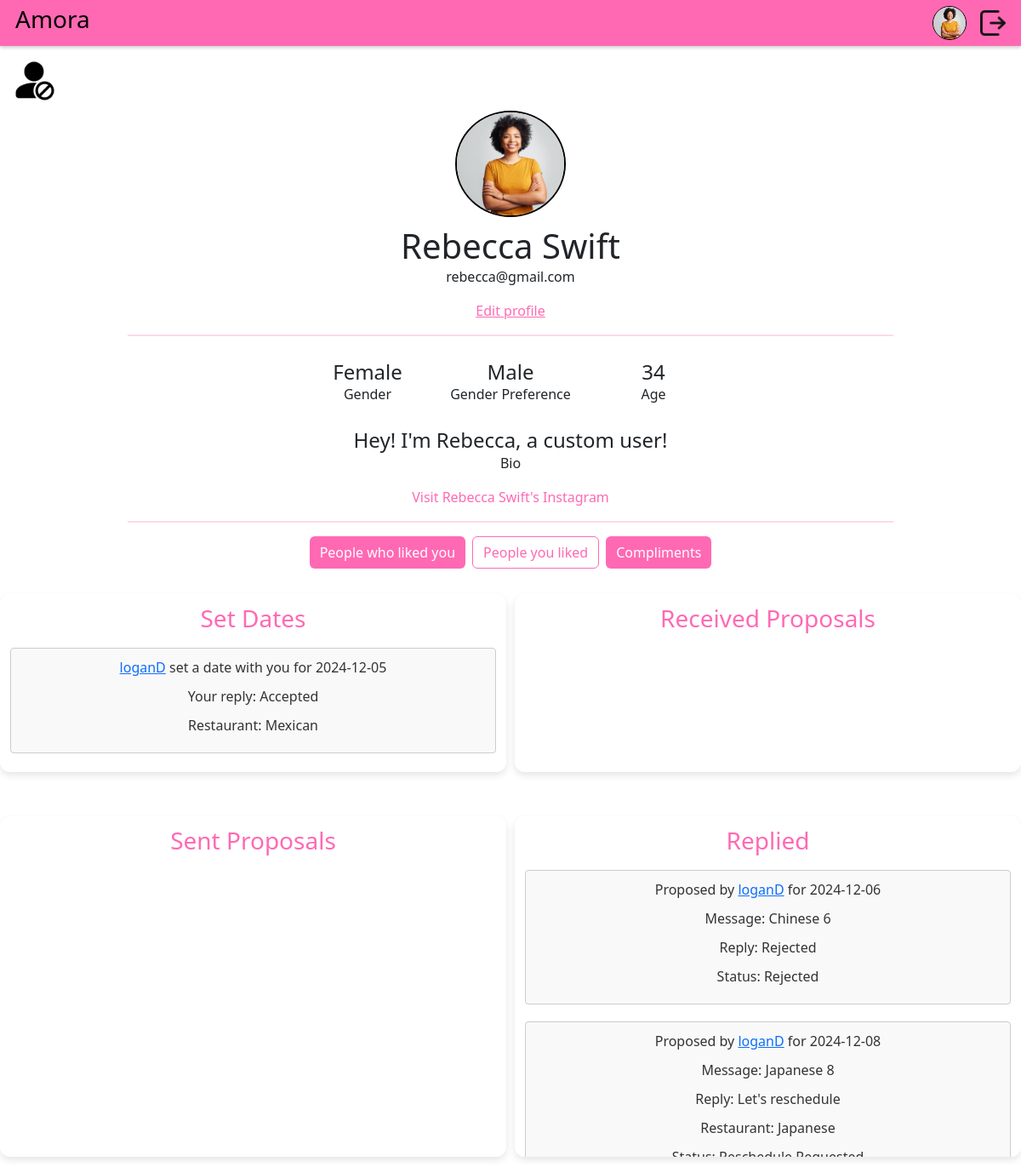
Page /profile/13 (signed in) on the committed database.
### DatingApp/model.py (models this page shows)
class Profile(db.Model):
    id: Mapped[int] = mapped_column(primary_key=True)
    user_id: Mapped[int] = mapped_column(ForeignKey("user.id"), unique=True)
    user: Mapped["User"] = relationship(
        back_populates="profile",
        single_parent=True,
    )
    fullname: Mapped[str] = mapped_column(String(128))
    bio: Mapped[Optional[str]] = mapped_column(Text)
    instagram_username: Mapped[Optional[str]] = mapped_column(String(64))
    birth_year: Mapped[Optional[int]] = mapped_column(Integer)
    age_minimum: Mapped[Optional[int]] = mapped_column(Integer)
    age_maximum: Mapped[Optional[int]] = mapped_column(Integer)
    gender: Mapped[Optional[str]] = mapped_column(String(16))
    genderPreference: Mapped[Optional[str]] = mapped_column(String(16))
    photo_id: Mapped[Optional[int]] = mapped_column(ForeignKey("photo.id"))
    photo: Mapped[Optional["Photo"]] = relationship(back_populates="profile")

class User(flask_login.UserMixin, db.Model):
    id: Mapped[int] = mapped_column(primary_key=True)
    email: Mapped[str] = mapped_column(String(128), unique=True)
    username: Mapped[str] = mapped_column(String(64))
    password: Mapped[str] = mapped_column(String(256))
    profile: Mapped["Profile"] = relationship(back_populates="user")
    liking: Mapped[List["User"]] = relationship(
        secondary=LikingAssociation.__table__,
        primaryjoin=LikingAssociation.liker_id == id,
        secondaryjoin=LikingAssociation.liked_id == id,
        back_populates="likers",
    )
    likers: Mapped[List["User"]] = relationship(
        secondary=LikingAssociation.__table__,
        primaryjoin=LikingAssociation.liked_id == id,
        secondaryjoin=LikingAssociation.liker_id == id,
        back_populates="liking",
    )
    blocking: Mapped[List["User"]] = relationship(
        secondary=BlockingAssociation.__table__,
        primaryjoin=BlockingAssociation.blocker_id == id,
        secondaryjoin=BlockingAssociation.blocked_id == id,
        back_populates="blockers",
    )
    blockers: Mapped[List["User"]] = relationship(
        secondary=BlockingAssociation.__table__,
        primaryjoin=BlockingAssociation.blocked_id == id,
        secondaryjoin=BlockingAssociation.blocker_id == id,
        back_populates="blocking",
    )
    sent_proposals: Mapped[List["DateProposal"]] = relationship(
        back_populates="proposer", foreign_keys="DateProposal.proposer_id"
    )
    received_proposals: Mapped[List["DateProposal"]] = relationship(
        back_populates="recipient", foreign_keys="DateProposal.recipient_id"
    )
    sent_compliments: Mapped[List["Compliments"]] = relationship(
        back_populates="sender", foreign_keys="Compliments.sender_id"
    )
    received_compliments: Mapped[List["Compliments"]] = relationship(
        back_populates="recipient", foreign_keys="Compliments.recipient_id"
    )

class DateProposal(db.Model):
    id: Mapped[int] = mapped_column(primary_key=True)
    proposer_id: Mapped[int] = mapped_column(ForeignKey("user.id"))
    proposer: Mapped["User"] = relationship(
        foreign_keys=[proposer_id], back_populates="sent_proposals"
    )
    recipient_id: Mapped[int] = mapped_column(ForeignKey("user.id"))
    recipient: Mapped["User"] = relationship(
        foreign_keys=[recipient_id], back_populates="received_proposals"
    )
    created_time: Mapped[datetime.datetime] = mapped_column(DateTime(timezone=True))
    response_time: Mapped[datetime.datetime] = mapped_column(DateTime(timezone=True), nullable=True)
    proposed_day: Mapped[datetime.datetime] = mapped_column(DateTime(timezone=True))
    restaurant_type: Mapped[Optional[Restaurant]] = mapped_column(String(16))
    status: Mapped[ProposalStatus] = mapped_column(String(16))
    proposingMessage: Mapped[Optional[str]] = mapped_column(Text, nullable=True)
    replyMessage: Mapped[Optional[str]] = mapped_column(Text, nullable=True)

### DatingApp/main.py (the view)
@bp.route("/profile/<int:user_id>")
@flask_login.login_required
def profile(user_id):
    curUser = flask_login.current_user
    user = db.session.get(model.User, user_id)
    if curUser.id == user.id:
        like_button = None
    elif user in curUser.liking:
        like_button = "unlike"
    else:
        like_button = "like"
    if curUser.id == user.id:
        block_button = None
    elif user in curUser.blocking:
        block_button = "unblock"
    else:
        block_button = "block"
    received_proposals = (
        DateProposal.query.filter(
            DateProposal.recipient_id == user.id,
        ).all()
        if curUser.id == user.id else []
    )
    sent_proposals = DateProposal.query.filter_by(proposer_id=curUser.id).all()
    set_dates = DateProposal.query.filter(
        db.or_(
            DateProposal.recipient_id == user.id,
            DateProposal.proposer_id == user.id,
            DateProposal.proposed_day >= datetime.now()
        ),
        DateProposal.status == model.ProposalStatus.accepted.value
    ).all()
    reschedule_or_rejected_requested = (
        DateProposal.query.filter(
            DateProposal.proposer_id == user.id,
            db.or_(
                DateProposal.status == model.ProposalStatus.reschedule.value,
                DateProposal.status == model.ProposalStatus.rejected.value
            )
        ).all()
    ) if curUser.id == user.id else []
    current_year = datetime.now().year
    compliments = model.Compliments.query.filter_by(recipient_id=user.id).all()
    complimentsFiltered = [compliment for compliment in compliments if compliment.sender not in user.blocking]
    return render_template("main/profile.html", user=user, curUser=curUser, like_button=like_button, block_button=block_button,
                           current_year=current_year, received_proposals=received_proposals,
                           sent_proposals=sent_proposals, set_dates=set_dates, reschedule_or_rejected_requested=reschedule_or_rejected_requested,
                           compliments=complimentsFiltered)

### DatingApp/__init__.py (called while the page is built)
def create_app(test_config=None):
    app = Flask(__name__)
    app.config["SECRET_KEY"] = "93220d9b340cf9a6c39bac99cce7daf220167498f91fa"
    app.config["SQLALCHEMY_DATABASE_URI"] = "sqlite:///DatingApp.db"
    login_manager = LoginManager()
    login_manager.login_view = 'auth.login'
    login_manager.init_app(app)
    from . import model
    @login_manager.user_loader
    def load_user(user_id):
        return db.session.get(model.User, int(user_id))
    db.init_app(app)
    from . import main
    from . import auth
    app.register_blueprint(main.bp)
    app.register_blueprint(auth.bp)
    return app

### DatingApp/templates/main/profile.html (shortened to what this page needs)
{% extends 'base.html' %}
{% block content %}
<div class="mt-3 ms-3" style="display: flex; justify-content: flex-start">
    {% if current_user.id == user.id %}
    <button id="blockedBtn" style="background: none; border: none; padding: 0; cursor: pointer;">
        <img src="{{ url_for('static', filename='blockedUsers.png') }}" alt="Blocked photo" style="width: 50px; height: 50px;">
    </button>
    {%endif%}
</div>
<div class="profileContainer">
    <div class="pfp">
        {% if user.profile.photo %}
            <img src="{{ url_for('static', filename='photos/photo-' ~ user.profile.photo.id ~ '.' ~ user.profile.photo.file_extension) }}" alt="Profile photo">
        {% else %}
            <img src="{{ url_for('static', filename='photos/defaultPfp.jpg') }}" alt="Default profile photo">
        {% endif %}
    </div>
    <h1 style="margin-bottom: 0px">{{user.profile.fullname}}</h1>
    <p style="margin-top: 0px">{{user.email}}</p>
    {% if current_user.id == user.id %}
        <a href="{{ url_for('main.editProfile') }}" style="color: #ff69b4" class="button">Edit profile</a>
    {% endif %}
    <hr style="border: 1px solid ; color:#ff69b4; width: 75%">
    <div class="profileElements">
            <div style="display: flex; flex-direction: column; text-align: center; width: 30%">
                <h4 style="margin-bottom: 0; text-align: center">
                    {%if user.profile.gender== "male" %} Male
                    {%else%} Female
                    {%endif%}
                </h4>
                <p>Gender</p>
            </div>
        <div style="display: flex; flex-direction: column; text-align: center; width: 30%">
            <h4 style="margin-bottom: 0; text-align: center">
                {%if user.profile.genderPreference== "male" %} Male
                    {%else%} Female
                    {%endif%}
            </h4>
            <p>
                Gender Preference
            </p>
        </div>
        <div style="display: flex; flex-direction: column; text-align: center; width: 30%">
            <h4 style="margin-bottom: 0; text-align: center">{{ current_year - user.profile.birth_year }}</h4>
            <p>
                Age
            </p>
        </div>
    </div>
    <div style="display: flex; flex-direction: column; width: 75%">
        <h4 style="margin-bottom: 0; word-break: break-word; text-align: center">{{user.profile.bio}}</h4>
        <p style="text-align: center">Bio</p>
    </div>
    {% if user.profile.instagram_username %}
    <div>
        <a href="https://www.instagram.com/{{ user.profile.instagram_username }}" target="_blank" style="text-decoration: none; color: #ff69b4;">
            Visit {{ user.profile.fullname }}'s Instagram
        </a>
    </div>
{% endif %}
    <hr style="border: 1px solid ; color:#ff69b4; width: 75%">
</div>
{% if user.id == current_user.id %}
    <div style="display: flex; justify-content: center">
        <button id="likersBtn" class="btn btn-primary me-2" style="background-color: #ff69b4; border: none">People who liked you</button>
        <button id="likedBtn" class="btn btn-outline-primary">People you liked</button>
        <button id="complimentBtn" class="btn btn-primary ms-2" style="background-color: #ff69b4; border: none">Compliments</button>
    </div>
    <div class = "proposal-wrapper">
        <div class = "proposal-section">
            <h3> Set Dates</h3>
            {% for date in set_dates %}
                <div class="proposal">
                    {% if date.proposer.id == current_user.id %}
                        <p>Set a date with <a href="{{ url_for('main.profile', user_id=date.recipient.id) }}">{{ date.recipient.username }}</a> for {{ date.proposed_day.strftime('%Y-%m-%d') }}</p>
                        {% if date.replyMessage %}
                            <p>They replied: {{ date.replyMessage }}</p>
                        {% endif %}
                        {% if date.restaurant_type %}
                            <p>Restaurant:
                                {% if date.restaurant_type == '0' %} Mexican
                                {% elif date.restaurant_type == '1' %} Italian
                                {% elif date.restaurant_type == '2' %} Chinese
                                {% elif date.restaurant_type == '3' %} Japanese
                                {% elif date.restaurant_type == '4' %} Indian
                                {% elif date.restaurant_type == '5' %} Thai
                                {% endif %}
                            </p>
                        {% endif %}
                    {% else %}
                        <p> <a href="{{ url_for('main.profile', user_id=date.proposer.id) }}">{{ date.proposer.username }}</a> set a date with you for {{ date.proposed_day.strftime('%Y-%m-%d')}}</p>
                        {%if date.replyMessage %}
                        <p>Your reply: {{date.replyMessage}}</p>
                        {% endif %}
                        {% if date.restaurant_type %}
                            <p>Restaurant:
                                {% if date.restaurant_type == '0' %} Mexican
                                {% elif date.restaurant_type == '1' %} Italian
                                {% elif date.restaurant_type == '2' %} Chinese
                                {% elif date.restaurant_type == '3' %} Japanese
                                {% elif date.restaurant_type == '4' %} Indian
                                {% elif date.restaurant_type == '5' %} Thai
                                {% endif %}
                            </p>
                        {% endif %}
                    {% endif %}
                </div>
            {% endfor %}
        </div>
        <div class = "proposal-section">
            <h3>Received Proposals</h3>
        </div>
        <div class="proposal-section">
            <h3>Sent Proposals</h3>
        </div>
        <div class="proposal-section">
            <h3>Replied</h3>
            {% for proposal in received_proposals %}
                {% if proposal.status != '0' and proposal.status != '3' and proposal.status != '1'%}
                    <div class="proposal">
                        <p>Proposed by <a href="{{ url_for('main.profile', user_id=proposal.proposer.id) }}">{{ proposal.proposer.username }}</a> for {{ proposal.proposed_day.strftime('%Y-%m-%d') }}</p>
                        {%if proposal.proposingMessage %}
                            <p>Message: {{proposal.proposingMessage}}</p>
                        {% endif %}
                        {% if proposal.replyMessage %}
                            <p>Reply: {{proposal.replyMessage}}</p>
                        {% endif %}
                        {% if proposal.restaurant_type %}
                            <p>Restaurant:
                                {% if proposal.restaurant_type == '0' %} Mexican
                                {% elif proposal.restaurant_type == '1' %} Italian
                                {% elif proposal.restaurant_type == '2' %} Chinese
                                {% elif proposal.restaurant_type == '3' %} Japanese
                                {% elif proposal.restaurant_type == '4' %} Indian
                                {% elif proposal.restaurant_type == '5' %} Thai
                                {% endif %}
                            </p>
                        {% endif %}
                        <p>Status:
                        {% if proposal.status == '2' %}
                            Rejected
                        {% elif proposal.status == '4' %}
                            Reschedule Requested
                        {% endif %}
                        </p>
                    </div>
                {% endif %}
            {% endfor %}
        </div>
    </div>
{% endif %}
{% endblock %}

### DatingApp/static/DatingApp.css (style rules this page uses)
body { background: #f2f3f5; }
.profileContainer { display: flex; align-items: center; flex-direction: column; }
.profileElements { display: flex; flex-direction: row; justify-content: space-between; width: 40%; margin: 1% 1%; }
.pfp { display: flex; justify-content: center; align-items: center; margin: 10px; width: 130px; height: 125px; }
.pfp img { border-radius: 50%; width: 100%; height: 100%; object-fit: cover; border: 2px solid #000; }
.proposal { display: flex; flex-direction: column; margin: 10px 0; padding: 10px; border: 1px solid #ccc; border-radius: 4px; background-color: #f9f9f9; min-width: 100%; align-items: center; }
.proposal p { margin: 0 0 10px 0; color: #333; text-align: center; }
.proposal-wrapper { display: grid; grid-template-columns: repeat(2, 1fr); gap: 10px; }
.proposal-wrapper h3 { color: #ff69b4; text-align: center; }
.proposal-section { display: flex; flex-direction: column; width: 100%; margin: 2% auto; padding: 2%; background-color: white; border-radius: 12px; box-shadow: 0 4px 8px rgba(0, 0, 0, 0.1); align-items: center; margin-top: 5%; max-height: 50vh; overflow-y: scroll; }
.proposal-section .proposal p { margin: 0 0 10px 0; color: #333; }
#likedBtn { color: #ff69b4; cursor: pointer; border-color: #ff69b4; }

### rows in the picture
Profile: profile.fullname "Rebecca Swift", current_year-user.profile.birth_year "34", profile.bio "Hey! I'm Rebecca, a custom user!"
User: email "rebecca@gmail.com"
DateProposal: proposer.username "loganD", proposed_day "2024-12-05", replyMessage "Accepted", shows "Restaurant:", restaurant_type "Mexican"
DateProposal: proposer.username "loganD", proposed_day "2024-12-06", proposingMessage "Chinese 6", replyMessage "Rejected", status "Rejected"
DateProposal: proposer.username "loganD", proposed_day "2024-12-08", proposingMessage "Japanese 8", replyMessage "Let's reschedule", shows "Restaurant:", restaurant_type "Japanese", status "Reschedule Requested"
